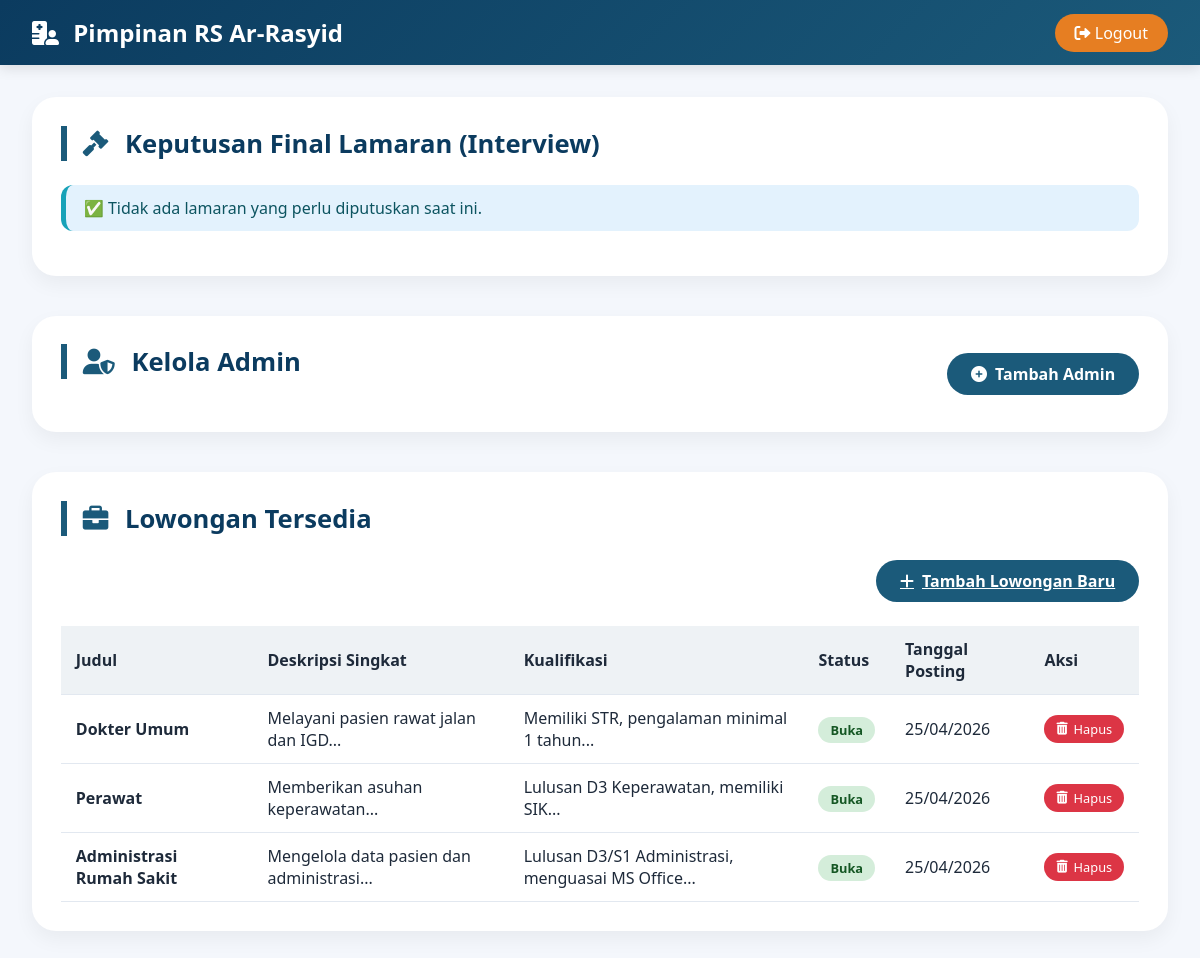
Screenshot of /pimpinan/index.php (signed in) with the database file from the repository.
### tables this page shows
CREATE TABLE IF NOT EXISTS lowongan (
    id INT(11) AUTO_INCREMENT PRIMARY KEY,
    judul VARCHAR(150) NOT NULL,
    deskripsi TEXT NOT NULL,
    kualifikasi TEXT,
    tanggal_posting TIMESTAMP DEFAULT CURRENT_TIMESTAMP,
    status ENUM('buka', 'tutup') DEFAULT 'buka'
);

### pimpinan/index.php (the view, shortened to what this page needs)
<?php
require_once '../config/koneksi.php';
$lamaran_interview = mysqli_query($conn, "SELECT l.*, u.nama, u.email, u.no_hp, low.judul
    FROM lamaran l
    JOIN users u ON l.pelamar_id = u.id
    JOIN lowongan low ON l.lowongan_id = low.id
    WHERE l.status_lamaran = 'interview'
    ORDER BY l.jadwal_interview ASC");
$lowongan_list = mysqli_query($conn, "SELECT * FROM lowongan ORDER BY tanggal_posting DESC");
?>
<!DOCTYPE html>
<html lang="id">
<head>
    <link rel="stylesheet" href="css/dashboard.css">
    <link rel="stylesheet" href="https://cdnjs.cloudflare.com/ajax/libs/font-awesome/6.0.0-beta3/css/all.min.css">
</head>
<body>
    <nav class="navbar">
        <div class="logo"><i class="fas fa-hospital-user"></i> Pimpinan RS Ar-Rasyid</div>
        <div class="nav-buttons">
            <a href="../logout.php" class="btn-logout"><i class="fas fa-sign-out-alt"></i> Logout</a>
        </div>
    </nav>
    <div class="container">
        <div class="card-section">
            <h2><i class="fas fa-gavel"></i> Keputusan Final Lamaran (Interview)</h2>
            <?php if (mysqli_num_rows($lamaran_interview) == 0): ?>
                <div class="alert alert-info">✅ Tidak ada lamaran yang perlu diputuskan saat ini.</div>
            <?php endif; ?>
        </div>
        <div class="card-section">
            <div style="display: flex; justify-content: space-between; align-items: center;">
                <h2><i class="fas fa-user-shield"></i> Kelola Admin</h2>
                <button id="toggleAdminFormBtn" class="btn-primary"><i class="fas fa-plus-circle"></i> Tambah Admin</button>
            </div>
        </div>
        <div class="card-section">
            <h2><i class="fas fa-briefcase"></i> Lowongan Tersedia</h2>
            <div class="lowongan-actions">
                <a href="tambah_lowongan.php" class="btn-primary"><i class="fas fa-plus"></i> Tambah Lowongan Baru</a>
            </div>
            <?php if (mysqli_num_rows($lowongan_list) == 0): ?>
                <div class="alert alert-info">Belum ada lowongan. Silakan tambah lowongan.</div>
            <?php else: ?>
                <div class="table-responsive">
                    <table class="table-lowongan">
                        <thead>
                            <tr>
                                <th>Judul</th>
                                <th>Deskripsi Singkat</th>
                                <th>Kualifikasi</th>
                                <th>Status</th>
                                <th>Tanggal Posting</th>
                                <th>Aksi</th>
                            </tr>
                        </thead>
                        <tbody>
                            <?php while ($low = mysqli_fetch_assoc($lowongan_list)): ?>
                                <tr>
                                    <td><strong><?= htmlspecialchars($low['judul']) ?></strong></td>
                                    <td><?= htmlspecialchars(substr($low['deskripsi'], 0, 80)) ?>...</td>
                                    <td><?= htmlspecialchars(substr($low['kualifikasi'], 0, 60)) ?>...</td>
                                    <td><span class="badge <?= $low['status'] == 'buka' ? 'badge-open' : 'badge-closed' ?>"><?= $low['status'] == 'buka' ? 'Buka' : 'Tutup' ?></span></td>
                                    <td><?= date('d/m/Y', strtotime($low['tanggal_posting'])) ?></td>
                                    <td>
                                        <a href="?hapus_lowongan=<?= $low['id'] ?>" class="btn-hapus" onclick="return confirmHapus(event, this.href)"><i class="fas fa-trash-alt"></i> Hapus</a>
                                    </td>
                                </tr>
                            <?php endwhile; ?>
                        </tbody>
                    </table>
                </div>
            <?php endif; ?>
        </div>
    </div>
</body>
</html>

### pimpinan/css/dashboard.css (style rules this page uses)
* { margin: 0; padding: 0; box-sizing: border-box; font-family: 'Segoe UI', Roboto, 'Helvetica Neue', sans-serif; }
body { background: #f4f7fc; color: #1e2a3a; }
.navbar { background: linear-gradient(135deg, #0b3b5f, #1b5a7a); color: white; padding: 1rem 2rem; display: flex; justify-content: space-between; align-items: center; box-shadow: 0 4px 12px rgba(0,0,0,0.1); }
.logo { font-size: 1.5rem; font-weight: bold; }
.logo i { margin-right: 8px; }
.btn-logout { background: #e67e22; color: white; padding: 8px 20px; border-radius: 30px; text-decoration: none; font-weight: 500; transition: 0.3s; }
.container { max-width: 1400px; margin: 2rem auto; padding: 0 2rem; }
.card-section { background: white; border-radius: 24px; box-shadow: 0 8px 20px rgba(0,0,0,0.05); padding: 1.8rem; margin-bottom: 2.5rem; transition: 0.2s; }
.card-section h2 { margin-bottom: 1.5rem; font-size: 1.6rem; border-left: 6px solid #1b5a7a; padding-left: 1rem; color: #0b3b5f; }
.card-section h2 i { margin-right: 10px; color: #1b5a7a; }
.alert { padding: 12px 18px; border-radius: 12px; margin-bottom: 1rem; }
.alert-info { background: #e3f2fd; color: #0c5460; border-left: 5px solid #17a2b8; }
.btn-primary { background: #1b5a7a; color: white; border: none; padding: 10px 24px; border-radius: 40px; font-weight: bold; cursor: pointer; font-size: 1rem; transition: 0.2s; display: inline-flex; align-items: center; gap: 8px; }
.lowongan-actions { margin-bottom: 1.5rem; text-align: right; }
.table-responsive { overflow-x: auto; }
.table-lowongan { width: 100%; border-collapse: collapse; }
.table-lowongan th, .table-lowongan td { text-align: left; padding: 12px 15px; border-bottom: 1px solid #e2e8f0; }
.table-lowongan th { background: #eef2f5; font-weight: 600; color: #1e2a3a; }
.badge-open { background: #d4edda; color: #155724; padding: 4px 12px; border-radius: 40px; font-size: 0.8rem; font-weight: 600; }
.btn-hapus { background: #dc3545; color: white; padding: 5px 12px; border-radius: 30px; text-decoration: none; font-size: 0.8rem; display: inline-flex; align-items: center; gap: 6px; transition: 0.2s; }
.table-lowongan td:last-child { text-align: center; }

### rows the page displays
lowongan: judul "Dokter Umum", deskripsi "Melayani pasien rawat jalan dan IGD", kualifikasi "Memiliki STR, pengalaman minimal 1 tahun", status "Buka", tanggal_posting "25/04/2026"
lowongan: judul "Perawat", deskripsi "Memberikan asuhan keperawatan", kualifikasi "Lulusan D3 Keperawatan, memiliki SIK", status "Buka", tanggal_posting "25/04/2026"
lowongan: judul "Administrasi Rumah Sakit", deskripsi "Mengelola data pasien dan administrasi", kualifikasi "Lulusan D3/S1 Administrasi, menguasai MS Office", status "Buka", tanggal_posting "25/04/2026"
